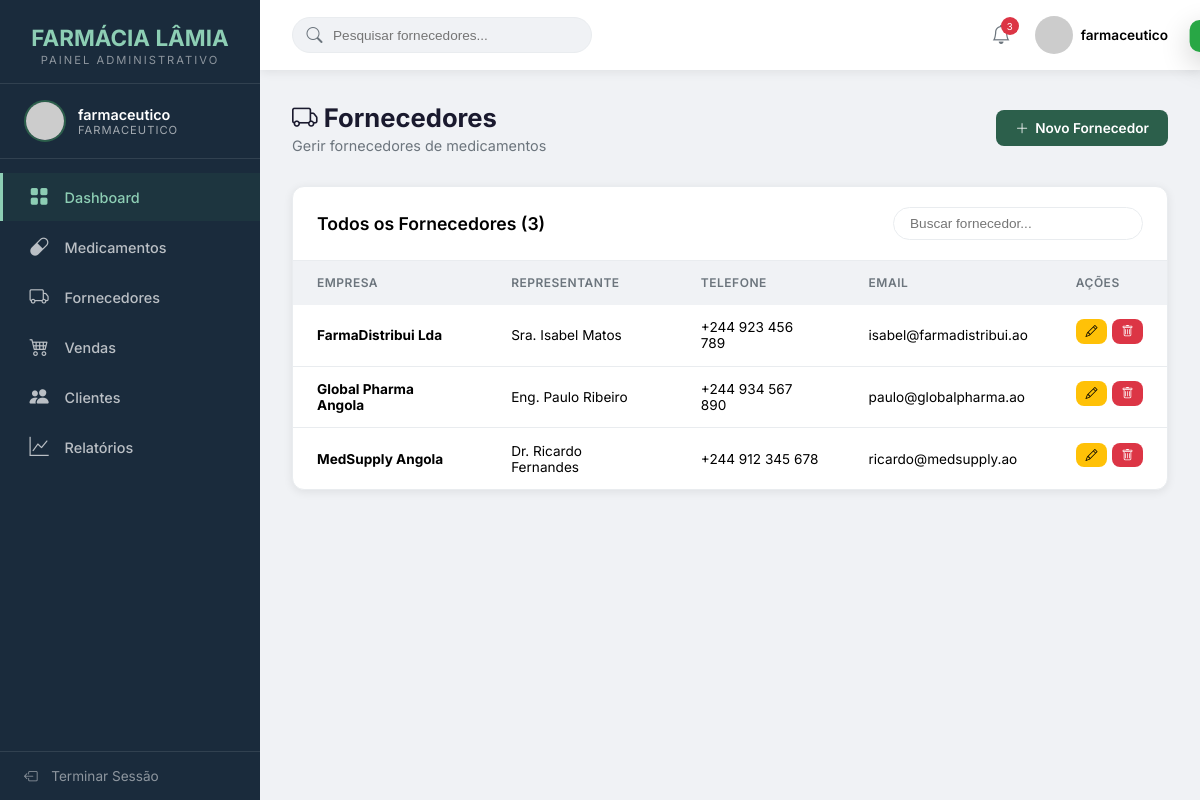
Screenshot of /VIEWS/Farmaceutico/fornecedores.php (signed in) with the database file from the repository.
### tables this page shows
CREATE TABLE `fornecedor` (
  `idFornecedor` int NOT NULL AUTO_INCREMENT,
  `empresa` varchar(120) NOT NULL,
  `representante` varchar(100) DEFAULT NULL,
  `telefone` varchar(20) DEFAULT NULL,
  `email` varchar(100) DEFAULT NULL,
  `endereco` varchar(200) DEFAULT NULL,
  PRIMARY KEY (`idFornecedor`)
);

### MODEL/DAO/conexao.php (called while the page is built, shortened)
<?php
class Conn
{
    private static $instance = null;
    private $conn;
    private $host = "localhost";
    private $dbname = "sgf";
    private $username = "root";
    private $password = "1234";
    private function __construct()
    {
        try {
            $dsn = "mysql:host={$this->host};dbname={$this->dbname};charset=utf8mb4";
            $options = [
                PDO::ATTR_ERRMODE => PDO::ERRMODE_EXCEPTION,
                PDO::ATTR_DEFAULT_FETCH_MODE => PDO::FETCH_ASSOC,
                PDO::ATTR_EMULATE_PREPARES => false,
                PDO::MYSQL_ATTR_FOUND_ROWS => true,
            ];
            $this->conn = new PDO($dsn, $this->username, $this->password, $options);
        } catch (PDOException $e) {
            throw new Exception("Não foi possível ligar a base de dados: " . $e->getMessage());
        }
    }
    public static function getInstance()
    {
        if (self::$instance === null) {
            self::$instance = new self();
        }
        return self::$instance;
    }
    public function buscarTodos($sql, $params = [])
    {
        try {
            $stmt = $this->conn->prepare($sql);
            $stmt->execute($params);
            return $stmt->fetchAll();
        } catch (PDOException $e) {
            error_log("Erro SQL: " . $e->getMessage());
            throw $e;
        }
    }
}

### CONTROLLER/FornecedorController.php (called while the page is built, shortened)
<?php
require_once __DIR__ . '/../MODEL/DAO/FornecedorDAO.php';
require_once __DIR__ . '/../MODEL/DTO/FornecedorDTO.php';
class FornecedorController
{
    private $fornecedorDAO;
    public function __construct()
    {
        $this->fornecedorDAO = new FornecedorDAO();
    }
    public function listar()
    {
        try {
            $fornecedores = $this->fornecedorDAO->listarTodos();
            return ['success' => true, 'data' => $fornecedores];
        } catch (Exception $e) {
            return ['success' => false, 'message' => 'Erro ao listar fornecedores.'];
        }
    }
}

### MODEL/DAO/FornecedorDAO.php (called while the page is built, shortened)
<?php
require_once __DIR__ . '/conexao.php';
require_once __DIR__ . '/../DTO/FornecedorDTO.php';
class FornecedorDAO
{
    private $bd;
    public function __construct()
    {
        $this->bd = Conn::getInstance();
    }
    public function listarTodos()
    {
        try {
            $sql = "SELECT * FROM fornecedor ORDER BY empresa ASC";
            $resultados = $this->bd->buscarTodos($sql);
            $fornecedores = [];
            foreach ($resultados as $linha) {
                $fornecedores[] = $this->construirDTO($linha);
            }
            return $fornecedores;
        } catch (Exception $e) {
            error_log("FornecedorDAO - Erro em listarTodos(): " . $e->getMessage());
            return [];
        }
    }
    private function construirDTO($dados)
    {
        $fornecedor = new FornecedorDTO();
        $fornecedor->setIdFornecedor($dados['idFornecedor']);
        $fornecedor->setEmpresa($dados['empresa']);
        $fornecedor->setRepresentante($dados['representante']);
        $fornecedor->setTelefone($dados['telefone']);
        $fornecedor->setEmail($dados['email']);
        $fornecedor->setEndereco($dados['endereco']);
        return $fornecedor;
    }
}

### MODEL/DTO/FornecedorDTO.php (called while the page is built, shortened)
<?php
class FornecedorDTO implements JsonSerializable
{
private $idFornecedor;
private $empresa;
private $representante;
private $telefone;
private $email;
private $endereco;
    public function getIdFornecedor()
    {
        return $this->idFornecedor;
    }
    public function setIdFornecedor($idFornecedor)
    {
        $this->idFornecedor = $idFornecedor;
    }
    public function getEmpresa()
    {
        return $this->empresa;
    }
    public function setEmpresa($empresa)
    {
        $this->empresa = $empresa;
    }
    public function getRepresentante()
    {
        return $this->representante;
    }
    public function setRepresentante($representante)
    {
        $this->representante = $representante;
    }
    public function getTelefone()
    {
        return $this->telefone;
    }
    public function setTelefone($telefone)
    {
        $this->telefone = $telefone;
    }
    public function getEmail()
    {
        return $this->email;
    }
    public function setEmail($email)
    {
        $this->email = $email;
    }
    public function getEndereco()
    {
        return $this->endereco;
    }
    public function setEndereco($endereco)
    {
        $this->endereco = $endereco;
    }
}
?>

### VIEWS/Farmaceutico/fornecedores.php (the view, shortened to what this page needs)
<?php
$usuario = $_SESSION['usuario']; $nivel = $usuario['nivel'];
$paginaAtual = basename($_SERVER['PHP_SELF']); $titulo = 'Fornecedores';
require_once '../../CONTROLLER/FornecedorController.php';
$controller = new FornecedorController();
$lista = $controller->listar()['data'] ?? [];
?>
<!DOCTYPE html>
<html lang="pt">
<head>
    <link rel="stylesheet" href="https://cdn.jsdelivr.net/npm/bootstrap-icons@1.11.3/font/bootstrap-icons.css">
</head>
<body>
    <div class="toast" id="toast"></div>
    <aside class="sidebar" id="sidebar">
        <div class="sidebar-logo">
            <h2>FARMÁCIA LÂMIA</h2>
            <span>Painel Administrativo</span>
        </div>
        <div class="sidebar-user">
            <img src="https://ui-avatars.com/api/?name=<?php echo urlencode($usuario['username']); ?>&background=2c5f4b&color=fff" alt="Avatar">
            <div class="sidebar-user-info">
                <div class="nome"><?php echo htmlspecialchars($usuario['username']); ?></div>
                <div class="nivel"><?php echo htmlspecialchars($nivel); ?></div>
            </div>
        </div>
        <nav class="sidebar-nav"><ul>
            <li><a href="index.php" class="active"><i class="bi bi-grid-fill"></i> Dashboard</a></li>
            <li><a href="medicamentos.php"><i class="bi bi-capsule"></i> Medicamentos</a></li>
            <li><a href="fornecedores.php"><i class="bi bi-truck"></i> Fornecedores</a></li>
            <li><a href="vendas.php"><i class="bi bi-cart4"></i> Vendas</a></li>
            <li><a href="clientes.php"><i class="bi bi-people-fill"></i> Clientes</a></li>
            <li><a href="relatorios.php"><i class="bi bi-graph-up"></i> Relatórios</a></li>
        </ul></nav>
        <div class="sidebar-footer">
            <a href="#" onclick="abrirModalLogout()"><i class="bi bi-box-arrow-left"></i> Terminar Sessão</a>
        </div>
    </aside>
    <div class="main-content">
        <header class="topbar">
            <div class="topbar-left">
                <div class="topbar-search">
                    <i class="bi bi-search"></i>
                    <input type="text" placeholder="Pesquisar fornecedores..." id="buscaTopo">
                </div>
            </div>
            <div class="topbar-right">
                <div class="topbar-notification">
                    <i class="bi bi-bell"></i>
                    <span class="badge"><?php echo count($lista); ?></span>
                </div>
                <div class="topbar-user">
                    <img src="https://ui-avatars.com/api/?name=<?php echo urlencode($usuario['username']); ?>&background=2c5f4b&color=fff" alt="Avatar">
                    <span><?php echo htmlspecialchars($usuario['username']); ?></span>
                </div>
            </div>
        </header>
        <div class="page-content">
            <div class="page-header">
                <div>
                    <h1><i class="bi bi-truck"></i> <?php echo $titulo; ?></h1>
                    <p>Gerir fornecedores de medicamentos</p>
                </div>
                <button class="btn btn-primary" onclick="abrirModalCadastro()"><i class="bi bi-plus-lg"></i> Novo Fornecedor</button>
            </div>
            <div class="table-container">
                <div class="table-header">
                    <h3>Todos os Fornecedores (<?php echo count($lista); ?>)</h3>
                    <div class="search-box">
                        <input type="text" placeholder="Buscar fornecedor..." id="busca" style="padding:0.5rem 1rem;border:1px solid var(--border);border-radius:20px;font-size:0.85rem;width:250px;outline:none;">
                    </div>
                </div>
                <table>
                    <thead>
                        <tr><th>Empresa</th><th>Representante</th><th>Telefone</th><th>Email</th><th>Ações</th></tr>
                    </thead>
                    <tbody id="tabelaBody">
                        <?php foreach ($lista as $f): ?>
                        <tr data-id="<?php echo $f->getIdFornecedor(); ?>">
                            <td><strong><?php echo htmlspecialchars($f->getEmpresa()); ?></strong></td>
                            <td><?php echo htmlspecialchars($f->getRepresentante() ?: '—'); ?></td>
                            <td><?php echo $f->getTelefone() ?: '—'; ?></td>
                            <td><?php echo $f->getEmail() ?: '—'; ?></td>
                            <td class="acoes">
                                <button class="btn btn-warning btn-xs" onclick="abrirModalEdicao(<?php echo $f->getIdFornecedor(); ?>, '<?php echo htmlspecialchars(addslashes($f->getEmpresa())); ?>', '<?php echo htmlspecialchars(addslashes($f->getRepresentante())); ?>', '<?php echo htmlspecialchars(addslashes($f->getTelefone())); ?>', '<?php echo htmlspecialchars(addslashes($f->getEmail())); ?>', '<?php echo htmlspecialchars(addslashes($f->getEndereco())); ?>')"><i class="bi bi-pencil"></i></button>
                                <button class="btn btn-danger btn-xs" onclick="abrirModalExclusao(<?php echo $f->getIdFornecedor(); ?>, '<?php echo htmlspecialchars(addslashes($f->getEmpresa())); ?>')"><i class="bi bi-trash"></i></button>
                            </td>
                        </tr>
                        <?php endforeach; ?>
                    </tbody>
                </table>
            </div>
        </div>
    </div>
</body>
</html>

### rows the page displays
fornecedor: empresa "FarmaDistribui Lda", representante "Sra. Isabel Matos", telefone "+244 923 456 789", email "isabel@farmadistribui.ao"
fornecedor: empresa "Global Pharma Angola", representante "Eng. Paulo Ribeiro", telefone "+244 934 567 890", email "paulo@globalpharma.ao"
fornecedor: empresa "MedSupply Angola", representante "Dr. Ricardo Fernandes", telefone "+244 912 345 678", email "ricardo@medsupply.ao"

### other values shown
$usuario['username'] "farmaceutico"
$nivel "FARMACEUTICO"
count($lista) "3"
$titulo "Fornecedores"
